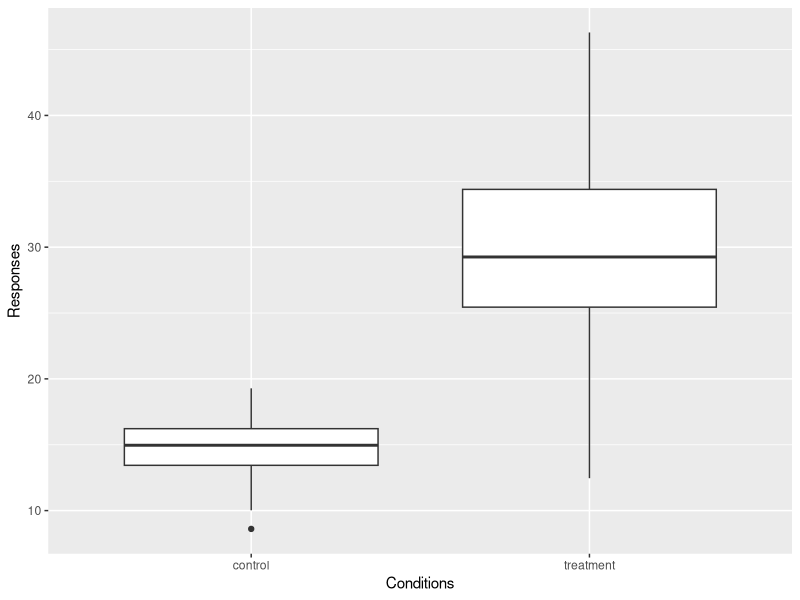
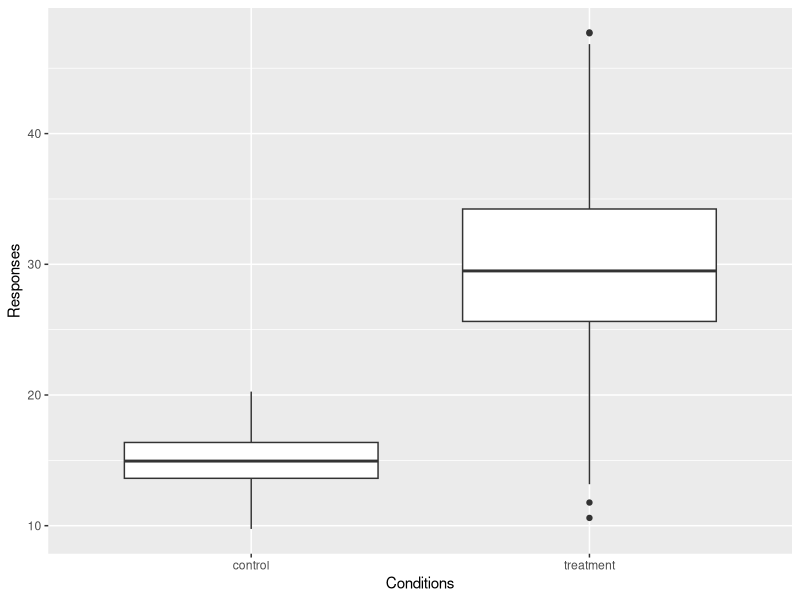
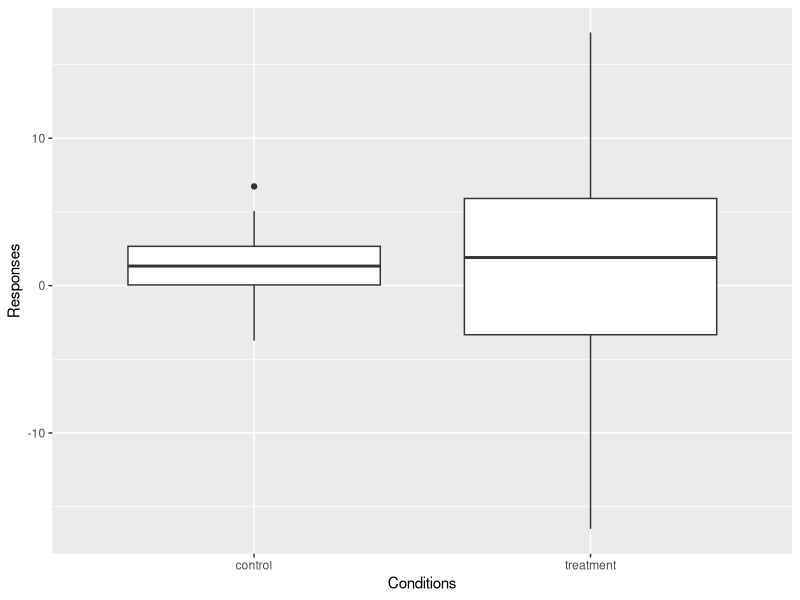
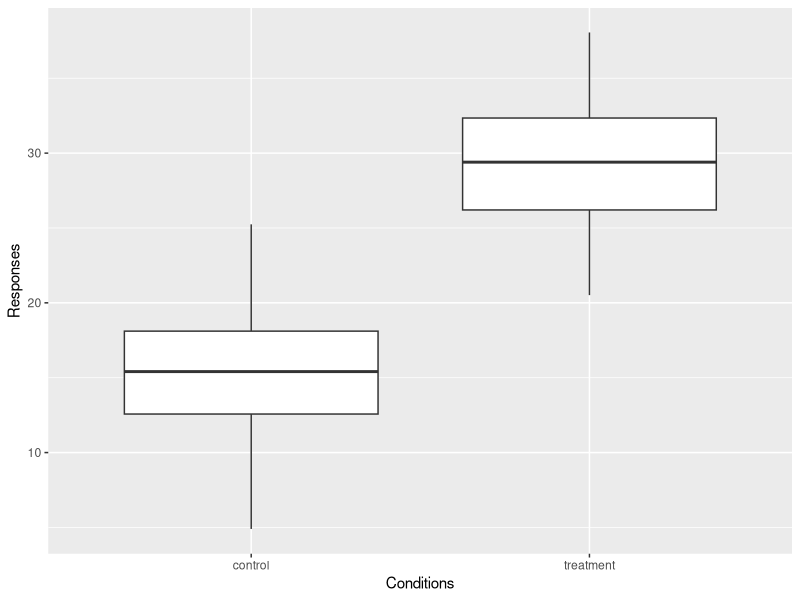

Source code (R) for these figures, in order:
## ---- chunk 1
knitr::opts_chunk$set(echo = TRUE)
## ---- chunk 2
response_1 <- rnorm(n=100, mean=15, sd=2)
print(response_1)
response_2 <- rnorm(n=100, mean=30, sd=7)
print(response_2)
response <- c(response_1, response_2)
## ---- chunk 3
my_df_1 <- data.frame (X = "control", Y= response_1)
print(my_df_1)
my_df_2 <- data.frame(X = "treatment", Y = response_2)
print(my_df_2)
my_df <- rbind(my_df_1, my_df_2)
print(my_df)
## ---- chunk 4
anova_data <- aov(Y ~ X, data = my_df)
summary <- summary(anova_data)
print(summary[[1]]$`Pr(>F)`)
library(ggplot2)
plot <- ggplot(my_df, aes(X, Y)) + geom_boxplot() + labs(x="Conditions",y="Responses")
print(plot)
## ---- chunk 5
n <- seq(50, 300, 10)
for (i in 1:length(n)) {
  print(n[i])
}

response_1 <- rnorm(n=n[i], mean=15, sd=2)
print(response_1)
response_2 <- rnorm(n=n[i], mean=30, sd=7)
print(response_2)
response <- c(response_1, response_2)

my_df_1 <- data.frame (X = "control", Y= response_1)
print(my_df_1)
my_df_2 <- data.frame(X = "treatment", Y = response_2)
print(my_df_2)
my_df <- rbind(my_df_1, my_df_2)
print(my_df)

anova_data <- aov(Y ~ X, data = my_df)
summary_sample <- summary(anova_data)
print(summary_sample[[1]]$`Pr(>F)`)
library(ggplot2)
plot <- ggplot(my_df, aes(X, Y)) + geom_boxplot() + labs(x="Conditions",y="Responses")
print(plot)
## ---- chunk 6
n <- sample(1:30)
for (i in 1:length(n)) {
  print(n[i])
}

response_1 <- rnorm(n=100, mean=n[i], sd=2)
print(response_1)
response_2 <- rnorm(n=100, mean=n[i], sd=7)
print(response_2)
response <- c(response_1, response_2)

my_df_1 <- data.frame (X = "control", Y= response_1)
print(my_df_1)
my_df_2 <- data.frame(X = "treatment", Y = response_2)
print(my_df_2)
my_df <- rbind(my_df_1, my_df_2)
print(my_df)

anova_data <- aov(Y ~ X, data = my_df)
summary_mean <- summary(anova_data)
print(summary_mean[[1]]$`Pr(>F)`)
library(ggplot2)
plot <- ggplot(my_df, aes(X, Y)) + geom_boxplot() + labs(x="Conditions",y="Responses")
print(plot)

## ---- chunk 7
n <- sample(1:20)
for (i in 1:length(n)) {
  print(n[i])
}

response_1 <- rnorm(n=100, mean=15, sd=n[i])
print(response_1)
response_2 <- rnorm(n=100, mean=30, sd=n[i])
print(response_2)
response <- c(response_1, response_2)

my_df_1 <- data.frame (X = "control", Y= response_1)
print(my_df_1)
my_df_2 <- data.frame(X = "treatment", Y = response_2)
print(my_df_2)
my_df <- rbind(my_df_1, my_df_2)
print(my_df)

anova_data <- aov(Y ~ X, data = my_df)
summary_sd <- summary(anova_data)
print(summary_sd[[1]]$`Pr(>F)`)
library(ggplot2)
plot <- ggplot(my_df, aes(X, Y)) + geom_boxplot() + labs(x="Conditions",y="Responses")
print(plot)
## ---- chunk 8
print(summary[[1]]$`Pr(>F)`)
print(summary_sample[[1]]$`Pr(>F)`)
print(summary_mean[[1]]$`Pr(>F)`)
print(summary_sd[[1]]$`Pr(>F)`)

